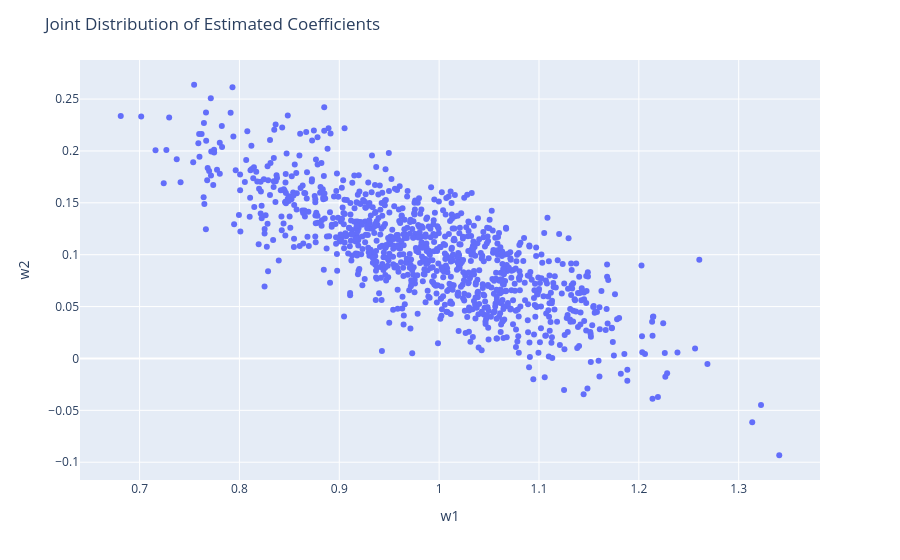

Source (notebook cell):
### Code cell
coefs = generate_coefs(n=100, m=1000, gen=not_full_rank)
fig = px.scatter(x=coefs[:, 1], y=coefs[:, 2])
fig.update_layout(
    xaxis_title="w1",
    yaxis_title="w2",
    title="Joint Distribution of Estimated Coefficients"
)
fig.show()

### Figure 1 — Plotly figure (JSON) as saved in the notebook; plotly's stock layout.template omitted (floating-point values rounded to 4 significant figures; data arrays with more than 128 entries replaced by an {"elided": "..."} marker saying what was removed)
{"data": [{"hovertemplate": "x=%{x}<br>y=%{y}<extra></extra>", "legendgroup": "", "marker": {"color": "#636efa", "symbol": "circle"}, "mode": "markers", "name": "", "orientation": "v", "showlegend": false, "type": "scatter", "x": {"elided": "1000 float values"}, "xaxis": "x", "y": {"elided": "1000 float values"}, "yaxis": "y"}], "layout": {"legend": {"tracegroupgap": 0}, "margin": {"t": 60}, "title": {"text": "Joint Distribution of Estimated Coefficients"}, "xaxis": {"anchor": "y", "domain": [0, 1], "title": {"text": "w1"}}, "yaxis": {"anchor": "x", "domain": [0, 1], "title": {"text": "w2"}}}}
